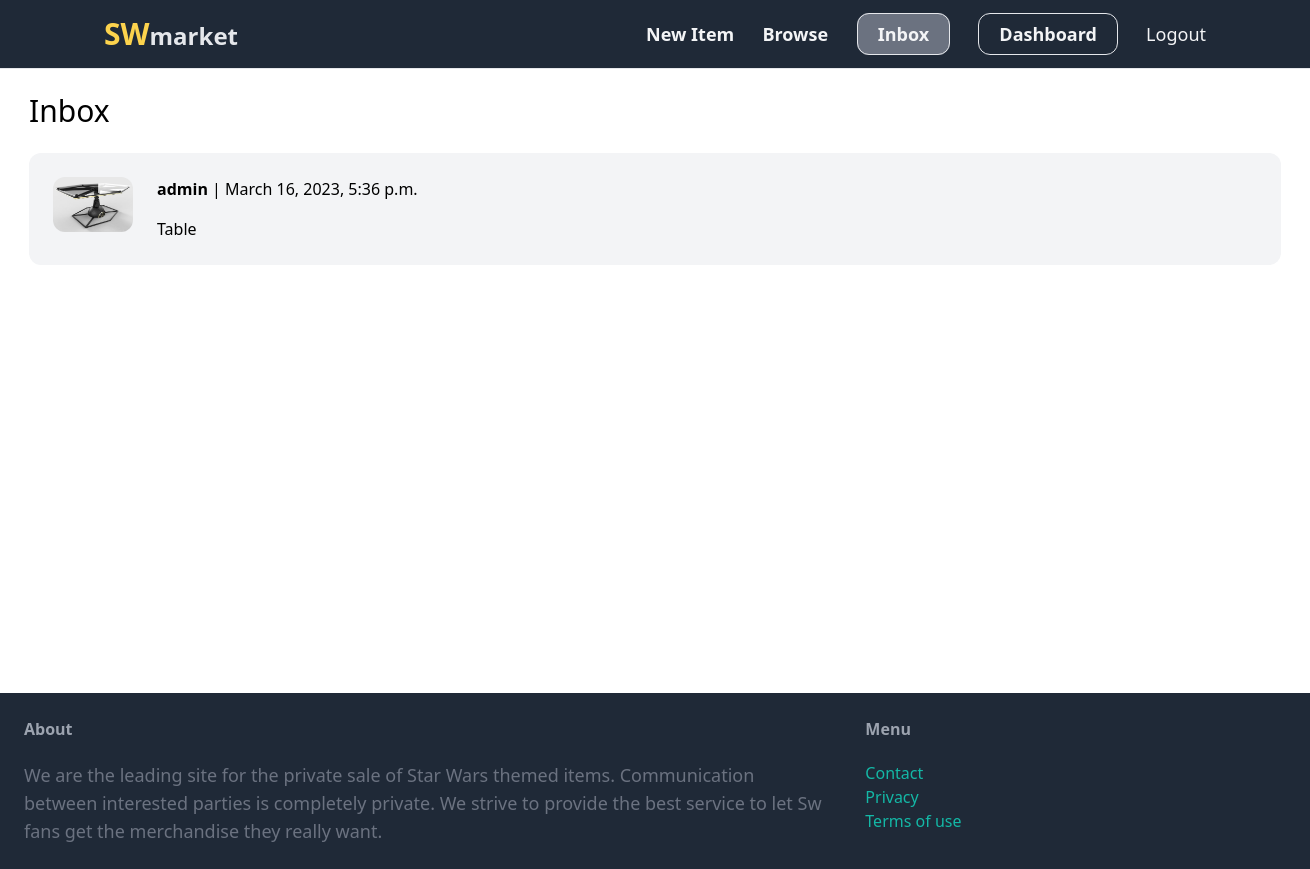
The app's page /dashboard/inbox/ (signed in), older data.
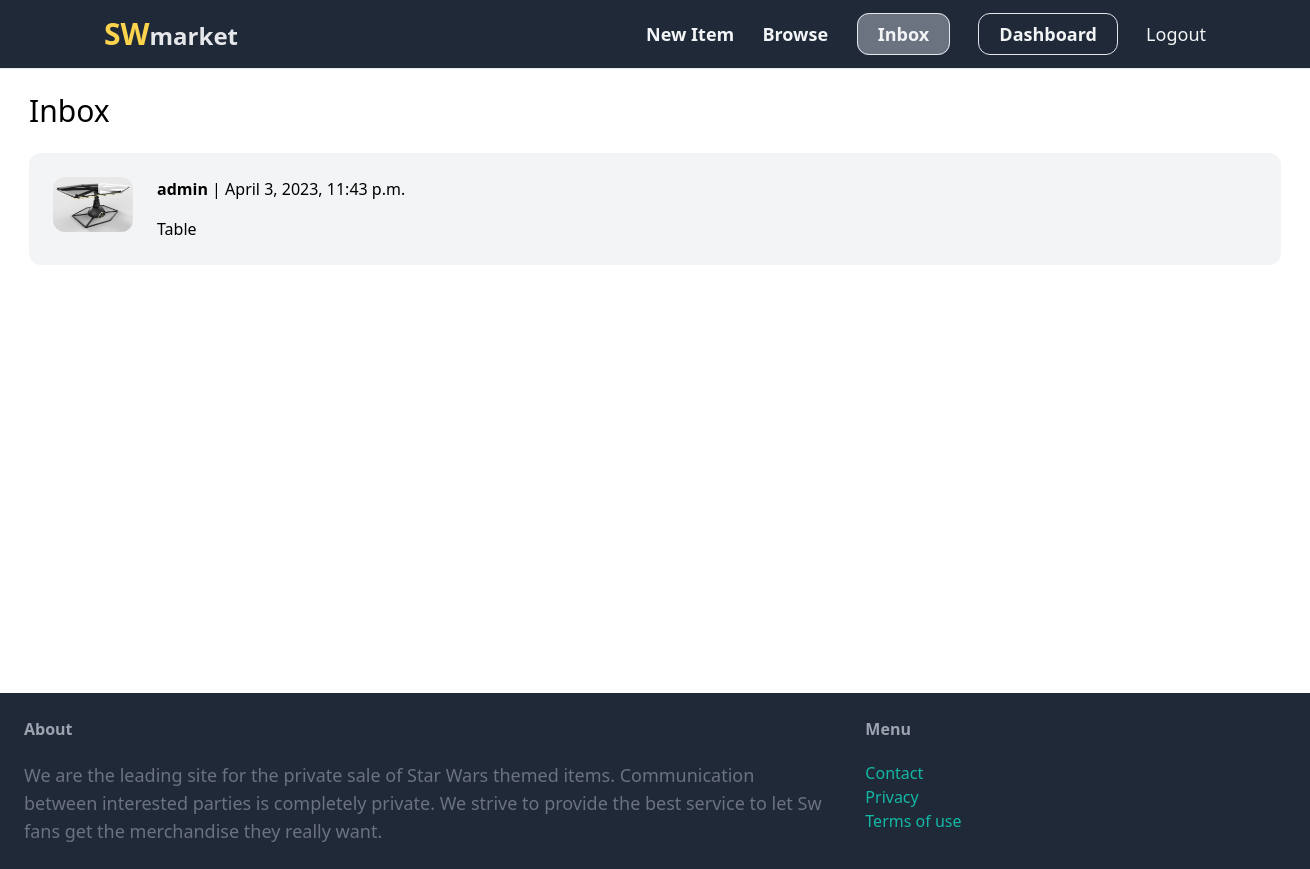
The same page, newer data.
### dashboard/models.py (models this page shows)
class Conversation(models.Model):
    item=models.ForeignKey(Item, related_name='messages', on_delete=models.CASCADE)
    members= models.ManyToManyField(User, related_name='messages')
    created_at=models.DateTimeField(auto_now_add=True)
    modified_at=models.DateTimeField(auto_now=True)
    class Meta:
        ordering = ('-modified_at',)

### item/models.py (models this page shows, shortened)
class Item(models.Model):
    category= models.ForeignKey(Category, related_name='items',  on_delete=models.CASCADE)
    name = models.CharField(max_length=255)
    description = models.TextField(blank=True, null=True)
    price  =models.FloatField()
    is_sold = models.BooleanField(default=False)
    created_by= models.ForeignKey(User, related_name='items', on_delete=models.CASCADE)
    created_at = models.DateTimeField(auto_now_add=True)
    image = models.ImageField(upload_to='item_images', blank=True, null=True)

### dashboard/views.py (the view)
# urls.py: path('inbox/', views.inbox, name='inbox' ),
@login_required
def inbox(request):
    conversations = Conversation.objects.filter(members__in=[request.user.id])
    return render(request, 'inbox.html',{'conversations':conversations})

### dashboard/templates/inbox.html (shortened to what this page needs)
{% extends 'base.html' %}
{% load static %}
{% block content %}
<link rel="stylesheet" href="{% static 'css/inbox.css' %}">
    <h1 class="mb-6 text-3xl">Inbox</h1>
    <div class="space-y-6">
        {% for conversation in conversations %}
        <a href="{% url 'detail_conversation' conversation.id %}">
            <div class="p-6 flex  bg-gray-100 rounded-xl">
                <div class="pr-6">
                    <img src="{{ conversation.item.image.url }}" class="w-20 rounded-xl">
                </div>
                <div class="pr-6">
                    {% for member in conversation.members.all %}
                    {% if member != request.user %}
                    <p class=" mb-4"> <strong> {{member.username}}</strong> | {{ conversation.modified_at }}</p>
                    <p>{{conversation.item.name}}</p>
                    {% endif %}
                    {% endfor %}
                </div>
            </div>
        </a>
        {% endfor %}
    </div>
{% endblock %}

Row changes from the older to the newer data that the page shows:
changed Conversation "Table": modified_at "March 16, 2023, 5:36 p.m." → "April 3, 2023, 11:43 p.m."
